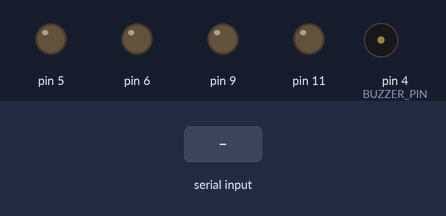
The sketch below on a simulated Arduino Uno, built with avr-gcc and run on an emulated ATmega328P. Parts: output pins drawn as LEDs (lit = HIGH), buzzer (waves = sounding). Inputs (shaded band) come from the test bench. The modem accepts every AT command (registered, SIM ready, sends succeed) and sends nothing else.

Above: at 1.4 s.
1.5 s: "F" received over the second serial link
At 2.4 s:
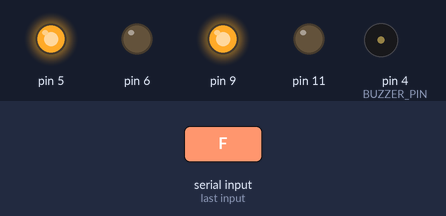
3.0 s: "B" received over the second serial link
At 3.5 s:
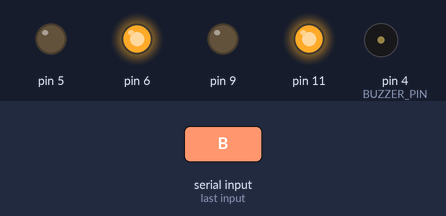
4.5 s: "L" received over the second serial link
At 5.7 s:
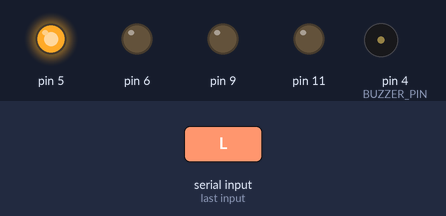
6.0 s: "R" received over the second serial link
At 7.0 s:
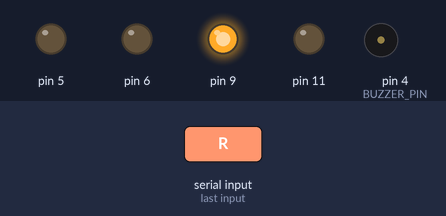
7.5 s: "T" received over the second serial link
At 8.1 s:
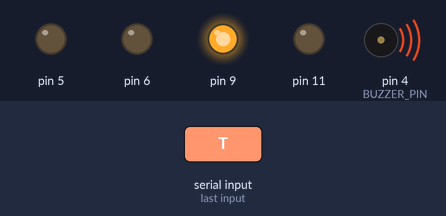
10.0 s: "S" received over the second serial link
At 11.2 s:
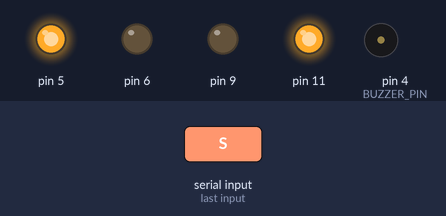
Timing chart, 0 to 12.5 s (numbered marks = the images above; inputs shaded):
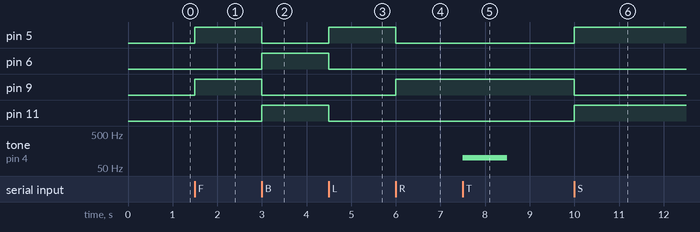

Measured:
- after the input at 1.5 s, pin 5, pin 9: LOW → HIGH at once
- after the input at 3.0 s, pin 5, pin 9: HIGH → LOW at once; pin 6, pin 11: LOW → HIGH at once
- after the input at 4.5 s, pin 5: LOW → HIGH at once; pin 6, pin 11: HIGH → LOW at once
- after the input at 6.0 s, pin 5: HIGH → LOW at once; pin 9: LOW → HIGH at once
- after the input at 7.5 s, tone on pin 4 (BUZZER_PIN): silent → 100 Hz at once, → silent 1.0 s later
- after the input at 10.0 s, pin 5, pin 11: LOW → HIGH at once; pin 9: HIGH → LOW at once

The sketch:

Code.ino
```cpp
#include "RobotBT.h"

// Definición de pines para el módulo Bluetooth (HC-06)
#define RX_PIN 2    // Pin RX (recepción) para la comunicación serial
#define TX_PIN 3    // Pin TX (transmisión) para la comunicación serial

// Definimos el pin del buzzer
#define BUZZER_PIN 4

// Definición de pines para los motores del robot
#define MOTOR_DER_1 5   // Pin de control 1 del motor derecho
#define MOTOR_DER_2 6   // Pin de control 2 del motor derecho
#define MOTOR_IZQ_3 9   // Pin de control 1 del motor izquierdo
#define MOTOR_IZQ_4 11  // Pin de control 2 del motor izquierdo
#define VELOCIDAD 255

// Definición de configuración BT
#define BAUD_RATE 9600 // Para el HC-05
#define NOMBRE_BT "Dannalamaslinda"
#define PASSWORD_BT "2604"
RobotBT* robot;

void setup() {
  robot = new RobotBT(RX_PIN, TX_PIN, BUZZER_PIN, VELOCIDAD, MOTOR_DER_1, MOTOR_DER_2, MOTOR_IZQ_3, MOTOR_IZQ_4, BAUD_RATE);

  //robot->sendATCommand("AT+NAME=" + String(NOMBRE_BT));  // Establecer el nombre
  //robot->sendATCommand("AT+PSWD=" + String(PASSWORD_BT));  // Establecer el PIN
  robot->clearBT();  // Limpiar
}

void loop() {
  // Leer datos del Bluetooth
  char dato = robot->getDatos();
  switch (dato) {
  case 'F':
    robot->moveForward();
    break;
  case 'B':
    robot->moveBackward();
    break;
  case 'L':
    robot->turnLeft();
    break;
  case 'R':
    robot->turnRight();
    break;
  case 'T':
    robot->playTone(100, 1000);
    break;
  case 'S':
    robot->turnLeftFast();
    break;
  case 'C':
    robot->turnRightFast();
    break;
  case '0':
    robot->stopMotors();
    break;
  }
}
```

RobotBT.cpp
```cpp
#include "RobotBT.h"
#include <Arduino.h>
#include <SoftwareSerial.h>

/// @brief Constructor de la clase inicializa el BT con un Baudrate, HC05 38400, HC06 9600. Y envía "AT".
RobotBT::RobotBT(   int rxPin, int txPin, int buzzerPin, int vel,
                    int motorDer1, int motorDer2,
                    int motorIzq3, int motorIzq4, int baudios = 9600)
    :   pinRxBT(rxPin), pinTxBT(txPin), pinBuzzer(buzzerPin), velocidad(vel),
        pinMotorDer1(motorDer1), pinMotorDer2(motorDer2),
        pinMotorIzq3(motorIzq3), pinMotorIzq4(motorIzq4)
{
    BT = new SoftwareSerial(rxPin, txPin);
    BT->begin(baudios);
    delay(100);
    sendATCommand("AT");

    pinMode(motorDer1, OUTPUT);
    pinMode(motorDer2, OUTPUT);
    pinMode(motorIzq3, OUTPUT);
    pinMode(motorIzq4, OUTPUT);
    pinMode(buzzerPin, OUTPUT);

    analogWrite( motorDer1, 0 );
    analogWrite( motorDer2, 0 );
    analogWrite( motorIzq3, 0 );
    analogWrite( motorIzq4, 0 );
}

/// @brief Reproduce una nota en el buzzer.
void RobotBT::playTone(int note, int duration) {
    tone(pinBuzzer, note, duration);
    delay(duration * 1.30);
    noTone(pinBuzzer);
}

/// @brief Obtiene el valor de 'datos' recibido por el BT.
char RobotBT::getDatos() {
    if (BT->available()) {
        return (char)BT->read();  // Devolver el dato leído
    }
    return '\0';  // Devolver null character si no hay datos disponibles            // Devolver el dato leído
}

/// @brief Envía un comando AT al BT y escribe la respuesta en SERIAL
void RobotBT::sendATCommand(const String &command) {
    BT->println(command);
    delay(100);                // Esperar respuesta

    while (BT->available()) {
        char c = BT->read();
        Serial.write(c);  // Mostrar respuesta en el monitor serie
    }
}

/// @brief Limpia los datos de entrada del BT.
void RobotBT::clearBT(){
    while (BT->available()) {
        char c = BT->read();
        Serial.write(c);  // Mostrar respuesta en el monitor serie
    }
}

/// @brief Mueve el robot hacia adelante.
void RobotBT::moveForward() {
    analogWrite(pinMotorDer1, velocidad);
    analogWrite(pinMotorDer2, 0);
    analogWrite(pinMotorIzq3, velocidad);
    analogWrite(pinMotorIzq4, 0);
}

/// @brief Mueve el robot hacia atrás.
void RobotBT::moveBackward() {
    analogWrite(pinMotorDer1, 0);
    analogWrite(pinMotorDer2, velocidad);
    analogWrite(pinMotorIzq3, 0);
    analogWrite(pinMotorIzq4, velocidad);
}

/// @brief Gira el robot hacia la izquierda.
void RobotBT::turnLeft() {
    analogWrite(pinMotorDer1, velocidad);
    analogWrite(pinMotorDer2, 0);
    analogWrite(pinMotorIzq3, 0);
    analogWrite(pinMotorIzq4, 0);
}

/// @brief Gira el robot hacia la derecha.
void RobotBT::turnRight() {
    analogWrite(pinMotorDer1, 0);
    analogWrite(pinMotorDer2, 0);
    analogWrite(pinMotorIzq3, velocidad);
    analogWrite(pinMotorIzq4, 0);
}

/// @brief Detiene todos los motores del robot.
void RobotBT::stopMotors() {
    analogWrite(pinMotorDer1, 0);
    analogWrite(pinMotorDer2, 0);
    analogWrite(pinMotorIzq3, 0);
    analogWrite(pinMotorIzq4, 0);
}

/// @brief Gira el robot rápidamente hacia la derecha.
void RobotBT::turnRightFast() {
    analogWrite(pinMotorDer1, 0);
    analogWrite(pinMotorDer2, velocidad);
    analogWrite(pinMotorIzq3, velocidad);
    analogWrite(pinMotorIzq4, 0);
}

/// @brief Gira el robot rápidamente hacia la izquierda.
void RobotBT::turnLeftFast() {
    analogWrite(pinMotorDer1, velocidad);
    analogWrite(pinMotorDer2, 0);
    analogWrite(pinMotorIzq3, 0);
    analogWrite(pinMotorIzq4, velocidad);
}
```

RobotBT.h
```cpp
#ifndef ROBOTBT_H
#define ROBOTBT_H

#include <Arduino.h>
#include <SoftwareSerial.h>

/// @brief Clase que representa un robot controlado a distancia mediante Bluetooth.
class RobotBT {
private:
    // Atributos
    SoftwareSerial* BT; ///< Comunicación Bluetooth.
    const int velocidad; ///< Velocidad de los motores.

    const int pinRxBT; ///< Pin RX para la comunicación Bluetooth.
    const int pinTxBT; ///< Pin TX para la comunicación Bluetooth.
    const int pinBuzzer; ///< Pin del buzzer.
    const int pinMotorDer1; ///< Pin de control 1 del motor derecho.
    const int pinMotorDer2; ///< Pin de control 2 del motor derecho.
    const int pinMotorIzq3; ///< Pin de control 1 del motor izquierdo.
    const int pinMotorIzq4; ///< Pin de control 2 del motor izquierdo.

public:
    // Métodos
    /// @brief Constructor de la clase inicializa el BT con un Baudrate, HC05 38400, HC06 9600. Y envía "AT".
    /// @param pinRxBT PIN Arduino que recibe la señal del Tx del BT.
    /// @param pinTxBT PIN Arduino que envía la señal al Rx del BT.
    /// @param pinBuzzer PIN Arduino que envía la señal para el Buzzer.
    /// @param velocidad Velocidad de los motores.
    /// @param pinMotorDer1 Pin de control 1 del motor derecho PWM.
    /// @param pinMotorDer2 Pin de control 2 del motor derecho PWM.
    /// @param pinMotorIzq3 Pin de control 1 del motor izquierdo PWM.
    /// @param pinMotorIzq4 Pin de control 2 del motor izquierdo PWM.
    RobotBT(    int pinRxBT, int pinTxBT, int pinBuzzer, int velocidad,
                int pinMotorDer1, int pinMotorDer2,
                int pinMotorIzq3, int pinMotorIzq4, int baudios = 9600
            );

    /// @brief Obtiene el valor de 'datos' recibido por el BT.
    char getDatos();

    /// @brief Limpia los datos de entrada del BT.
    void clearBT();

    /// @brief Envía un comando AT al BT y escribe la respuesta en SERIAL
    void sendATCommand(const String &command);

    /// @brief Reproduce una nota en el buzzer.
    /// @param note Nota a reproducir (frecuencia en Hz).
    /// @param duration Duración de la nota (en mili segundos).
    void playTone(int note, int duration);

    /// @brief Mueve el robot hacia adelante.
    void moveForward();

    /// @brief Mueve el robot hacia atrás.
    void moveBackward();

    /// @brief Gira el robot hacia la izquierda.
    void turnLeft();

    /// @brief Gira el robot hacia la derecha.
    void turnRight();

    /// @brief Detiene todos los motores del robot.
    void stopMotors();

    /// @brief Gira el robot rápidamente hacia la izquierda.
    void turnLeftFast();

    /// @brief Gira el robot rápidamente hacia la derecha.
    void turnRightFast();
};

#endif
```
